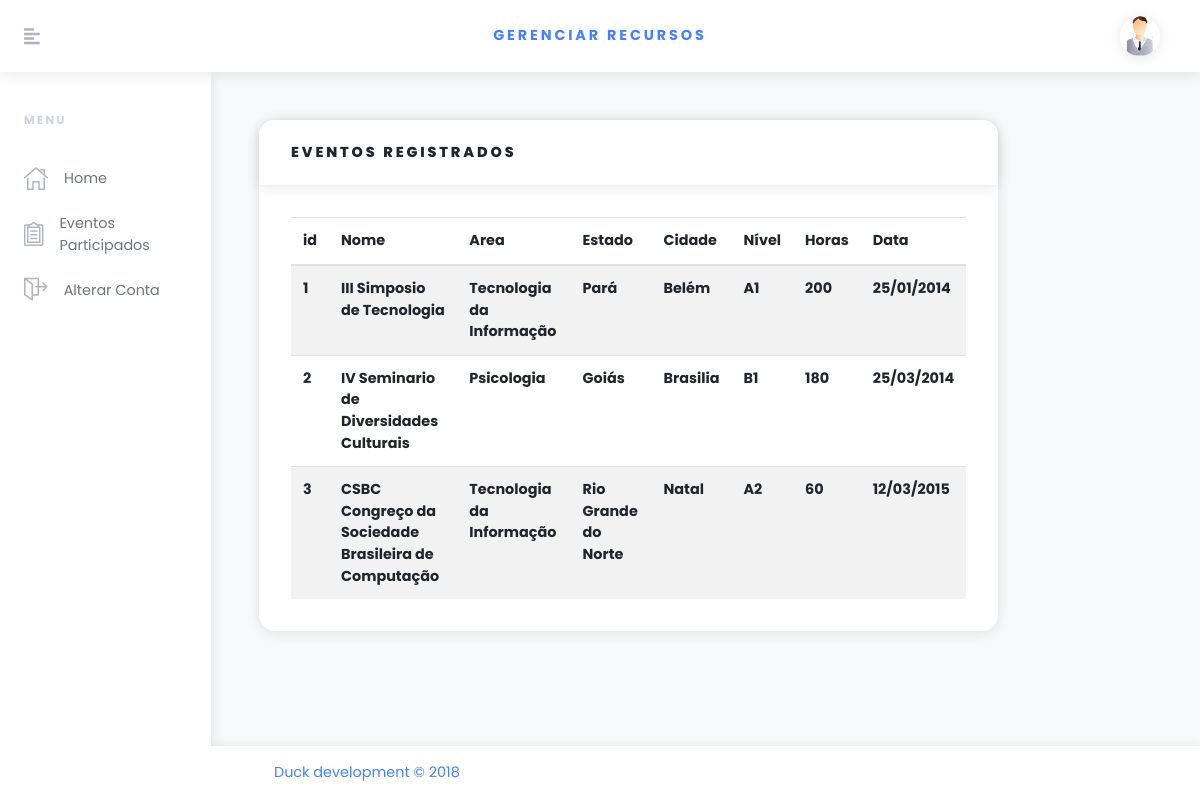
The page /eventosp.php (signed in) on the database its author committed.
### tables this page shows
CREATE TABLE `eventos` (
  `id_evento` int(150) NOT NULL,
  `nome` varchar(60) NOT NULL,
  `categoria` varchar(60) NOT NULL,
  `estado` varchar(60) NOT NULL,
  `cidade` varchar(60) NOT NULL,
  `peso` varchar(60) NOT NULL,
  `qtdhoras` varchar(60) NOT NULL,
  `dataa` varchar(500) NOT NULL
);

### eventosp.php (the view, shortened to what this page needs)
<?php
include ('conexao.php');
?>
<!DOCTYPE html>
<html>
  <head>
    <link rel="stylesheet" href="vendor/bootstrap/css/bootstrap.min.css">
    <link rel="stylesheet" href="https://use.fontawesome.com/releases/v5.3.1/css/all.css">
    <link rel="stylesheet" href="css/orionicons.css">
    <link rel="stylesheet" href="css/style.default.css" id="theme-stylesheet">
    <link rel="stylesheet" href="css/custom.css">
  </head>
  <body>
   <header class="header">
      <nav class="navbar navbar-expand-lg px-4 py-2 bg-white shadow"><a href="#" class="sidebar-toggler text-gray-500 mr-4 mr-lg-5 lead"><i class="fas fa-align-left"></i></a>
      <a href="painelAdm.php" class="navbar-brand font-weight-bold text-uppercase text-base">Gerenciar Recursos</a>
        <ul class="ml-auto d-flex align-items-center list-unstyled mb-0">
          <li class="nav-item dropdown ml-auto"><a id="userInfo" href="http://example.com" data-toggle="dropdown" aria-haspopup="true" aria-expanded="false" class="nav-link dropdown-toggle"><img src="img/avatar-6.jpg" alt="Jason Doe" style="max-width: 2.5rem;" class="img-fluid rounded-circle shadow"></a>
          </li>
        </ul>
      </nav>
    </header>
<div class="d-flex align-items-stretch">
<div id="sidebar" class="sidebar py-3">
            <div class="text-gray-400 text-uppercase px-3 px-lg-4 py-4 font-weight-bold small headings-font-family">Menu</div>
            <ul class="sidebar-menu list-unstyled">
              <li class="sidebar-list-item"><a href="painel.php" class="sidebar-link text-muted "><i class="o-home-1 mr-3 text-gray"></i><span>Home</span></a></li>
              <li class="sidebar-list-item"><a href="eventosp.php" class="sidebar-link text-muted"><i class="o-survey-1 mr-3 text-gray"></i><span>Eventos Participados</span></a></li>
              <li class="sidebar-list-item"><a href="logout.php" class="sidebar-link text-muted"><i class="o-exit-1 mr-3 text-gray"></i><span>Alterar Conta</span></a></li>
        </ul>
      </div>
<div class="page-holder w-100 d-flex flex-wrap">
          <div class="container-fluid px-xl-5">
                  <section class="py-5">
                    <div class="row">
               <?php
               $evento = "select * from eventos";
               $consulta2 = mysqli_query($conexao,$evento);
                 ?>
<div class="col-lg-10 mb-4">
<form method="get" class="card">
            <div class="card-header">
              <h6 class="text-uppercase mb-0">Eventos Registrados</h6>
            </div>
            <div class="card-body">
              <table class="table table-striped table-hover card-text">
                  <thead>
                    <tr>
                      <th>id</th>
                      <th>Nome</th>
                      <th>Area</th>
                      <th>Estado</th>
                      <th>Cidade</th>
                      <th>Nível</th>
                      <th>Horas</th>
                      <th>Data</th>
                    </tr>
                  </thead>
                <tbody>
                <?php
                        while($exibirRegistros2 = mysqli_fetch_array($consulta2)){
                          $id_evento = $exibirRegistros2[0];
                          $nome = $exibirRegistros2[1];
                          $categoria = $exibirRegistros2[2];
                          $estado = $exibirRegistros2[3];
                          $cidade = $exibirRegistros2[4];
                          $peso = $exibirRegistros2[5];
                          $qtdhoras = $exibirRegistros2[6];
                          $dataa = $exibirRegistros2[7];
                          print "<article>";
                          print "<tr>";
                          print "<th scope='row'>"; print "$id_evento"; print"</th>";
                          print "<th scope='row'>"; print "$nome"; print"</th>";
                          print "<th scope='row'>"; print "$categoria"; print"</th>";
                          print "<th scope='row'>"; print "$estado"; print"</th>";
                          print "<th scope='row'>"; print "$cidade"; print"</th>";
                          print "<th scope='row'>"; print "$peso"; print"</th>";
                          print "<th scope='row'>"; print "$qtdhoras"; print"</th>";
                          print "<th scope='row'>"; print "$dataa"; print"</th>";
                           print "</article>";
                        }
                        ?>
                   </tbody>
              </table>
        </div>
    </form>
</div>
</div>
</section>
</div>
          <footer class="footer bg-white shadow align-self-end py-3 px-xl-5 w-100">
                          <div class="container-fluid">
                              <div class="row">
                              <div class="col-md-6 text-center text-md-left text-primary">
                                  <p class="mb-2 mb-md-0">Duck development &copy; 2018</p>
                              </div>
                              </div>
                          </div>
          </footer>
</div>
</div>
  </body>
</html>

### rows shown on the page
eventos: id_evento "1", nome "III Simposio de Tecnologia", categoria "Tecnologia da Informação", estado "Pará", cidade "Belém", peso "A1", qtdhoras "200", dataa "25/01/2014"
eventos: id_evento "2", nome "IV Seminario de Diversidades Culturais", categoria "Psicologia", estado "Goiás", cidade "Brasilia", peso "B1", qtdhoras "180", dataa "25/03/2014"
eventos: id_evento "3", nome "CSBC Congreço da Sociedade Brasileira de Computação", categoria "Tecnologia da Informação", estado "Rio Grande do Norte", cidade "Natal", peso "A2", qtdhoras "60", dataa "12/03/2015"
